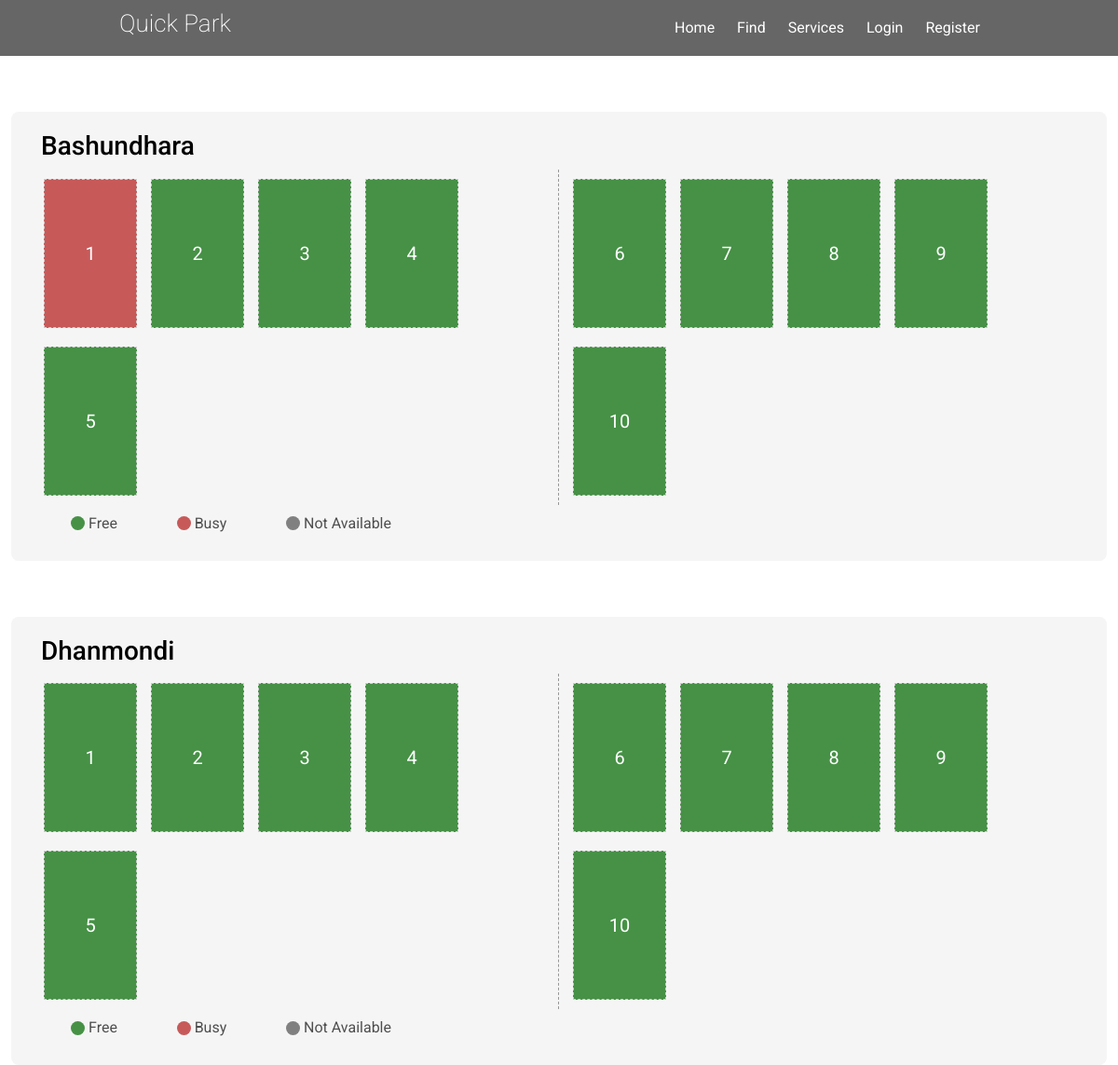
The app's page /book/areas with its own data.
### Booking/models.py (models this page shows, shortened)
class Area(models.Model):
    name = models.CharField(max_length=200)
    location = models.URLField()

class Slots(models.Model):
    area = models.ForeignKey(Area,related_name='slots',on_delete=models.CASCADE)
    number = models.IntegerField()
    is_busy = models.BooleanField(default=False)
    def __str__(self) -> str:
        return self.area.name + "===> " + str(self.number)

### Booking/views.py (the view)
# urls.py: path('areas', views.areas , name="Homepage Rendering"),
def areas(request):
    areas = Area.objects.all()
    context = {
        "area" : areas
    }
    print(areas.first().slots.all())
    return render(request,'area.html',context=context)

### templates/area.html (shortened to what this page needs)
{% extends "base.html" %}
{% load static %}
{% block link %}
<link rel="stylesheet" href="{%static 'area.css'%}">
<link rel="stylesheet" href="{% static 'index.css' %}">
{% endblock link%}
{% block content %}
 {% for i in area %}
<div class="slots row">
    <div class="area-details"><h3 class="area-details"> <a class="area_name" href="/book/areas/{{i.id}}">{{i.name}}</a></h3></div>
    <div class="slot-side col-6 side-1">
        <div class="row">
        {% for j in i.slots.all|slice:":5" %}
        {% if j.is_busy %}
        <div class="slot-card red-card col-3">
            {{j.number}}
        </div>
        {% else %}
        <div class="slot-card green-card col-3">
            {{j.number}}
        </div>
        {% endif %}
        {% endfor %}
        </div>
    </div>
    <div class="slot-side col-6">
        <div class="row">
            {% for j in i.slots.all|slice:"5:" %}
            {% if j.is_busy %}
            <div class="slot-card red-card col-3">
                {{j.number}}
            </div>
            {% else %}
            <div class="slot-card green-card col-3">
                {{j.number}}
            </div>
            {% endif %}
            {% endfor %}
            </div>
    </div>
    <div class="status">
        <ul>
            <li><div class="green-card"></div> Free</li>
            <li><div class="red-card"></div> Busy</li>
            <li><div class="gray-card"></div> Not Available</li>
        </ul>
    </div>
</div>
{% endfor %}
{% endblock content %}

### templates/base.html (shortened to what this page needs)
{% load static %}
<!DOCTYPE html>
<html lang="en">
<head>
    <link rel="stylesheet" href="https://cdnjs.cloudflare.com/ajax/libs/font-awesome/6.4.2/css/all.min.css" />
    <link rel="stylesheet" href="https://cdn.jsdelivr.net/npm/bootstrap@5.2.3/dist/css/bootstrap.min.css">
    {% block link %}
    {%endblock%}
</head>
<body>
    <header class="transparent-navbar">
        <nav>
            <div class="logo">
                <h3>Quick Park</h3>
            </div>
            <ul>
                <li><a href="/">Home</a></li>
                <li><a href="/#find">Find</a></li>
                <li><a href="/#service">Services</a></li>
                {% if request.user.is_authenticated %}
                <li><a href="/auth/logout">Logout</a></li>
                <li><a href="/book/areas">Area</a></li>
                <li><a href="/book/cheakout">Cheakout</a></li>
                {% else %}
                <li><a href="/auth/login">Login</a></li>
                <li><a href="/auth/register">Register</a></li>
                {%endif%}
            </ul>
        </nav>
    </header>
    {% block content%}
    {% endblock %}
</body>
</html>

### static/area.css (style rules this page uses)
.slots { width: 98%; margin: auto; margin-top: 60px; display: flex; justify-content: space-between; padding: 20px; background-color: whitesmoke; border-radius: 8px; }
.slot-side { column-gap: 10px; }
.side-1 { border-right: 1px dashed #979797; }
.slot-card { border: 1px dashed #ccc; margin: 10px 0; padding: 10px; margin-left: 15px; align-items: center; height: 160px; width: 100px; display: flex; justify-content: center; align-items: center; font-size: 20px; font-style: bold; color: rgb(151, 151, 151); }
.red-card { background-color: rgb(199, 89, 89); color: white; }
.green-card { background-color: rgb(70, 145, 70); color: white; }
.gray-card { background-color: grey; color: black; }
.status { width: 400px; }
.status ul { width: 100%; display: flex; justify-content: space-between; align-items: center; height: 100%; }
.status ul li { list-style: none; font-weight: 400; color: #4e4e4e; display: flex; align-items: center; }
.status ul li div { height: 15px; width: 15px; border-radius: 50%; margin-right: 4px; }

### static/index.css (style rules this page uses)
html { scroll-behavior: smooth; overflow-x: hidden; }
* { margin: 0; padding: 0; box-sizing: border-box; font-family: 'Roboto'; }
.transparent-navbar { background: rgba(0, 0, 0, 0.6); padding: 10px; position: fixed; width: 100%; height: 60px; display: flex; z-index: 1; align-items: center; }
.transparent-navbar nav { display: flex; width: 80%; justify-content: space-between; align-items: center; margin: auto; }
.transparent-navbar nav .logo h3 { color: white; font-weight: 200; font-size: 26px; }
.transparent-navbar ul { list-style: none; margin: 0; padding: 0; }
.transparent-navbar ul li { display: inline; margin-right: 20px; color: white; }
.transparent-navbar a { text-decoration: none; color: white; }

### templates/area.html (style rules this page uses)
.transparent-navbar { position: relative; }
.area_name { text-decoration : none; color: black; }

### records on screen
Area: name "Bashundhara"
Slots: number "1"
Slots: number "2"
Slots: number "3"
Slots: number "4"
Slots: number "5"
Slots: number "6"
Slots: number "7"
Slots: number "8"
Slots: number "9"
Slots: number "10"
Area: name "Dhanmondi"
Slots: number "1"
Slots: number "2"
Slots: number "3"
Slots: number "4"
Slots: number "5"
Slots: number "6"
Slots: number "7"
Slots: number "8"
Slots: number "9"
Slots: number "10"
